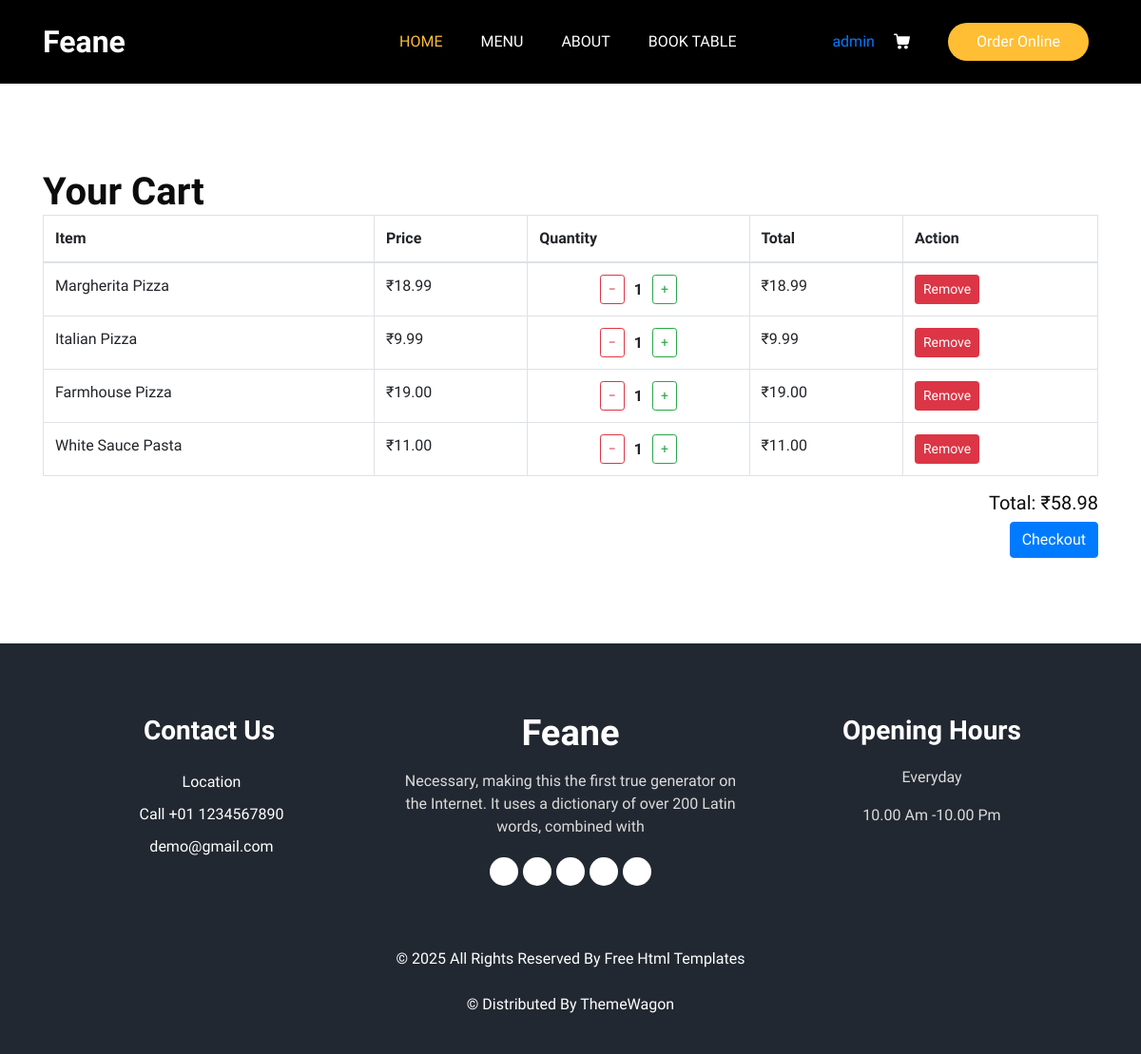
The page /cart/ (signed in) on the database as committed earlier.
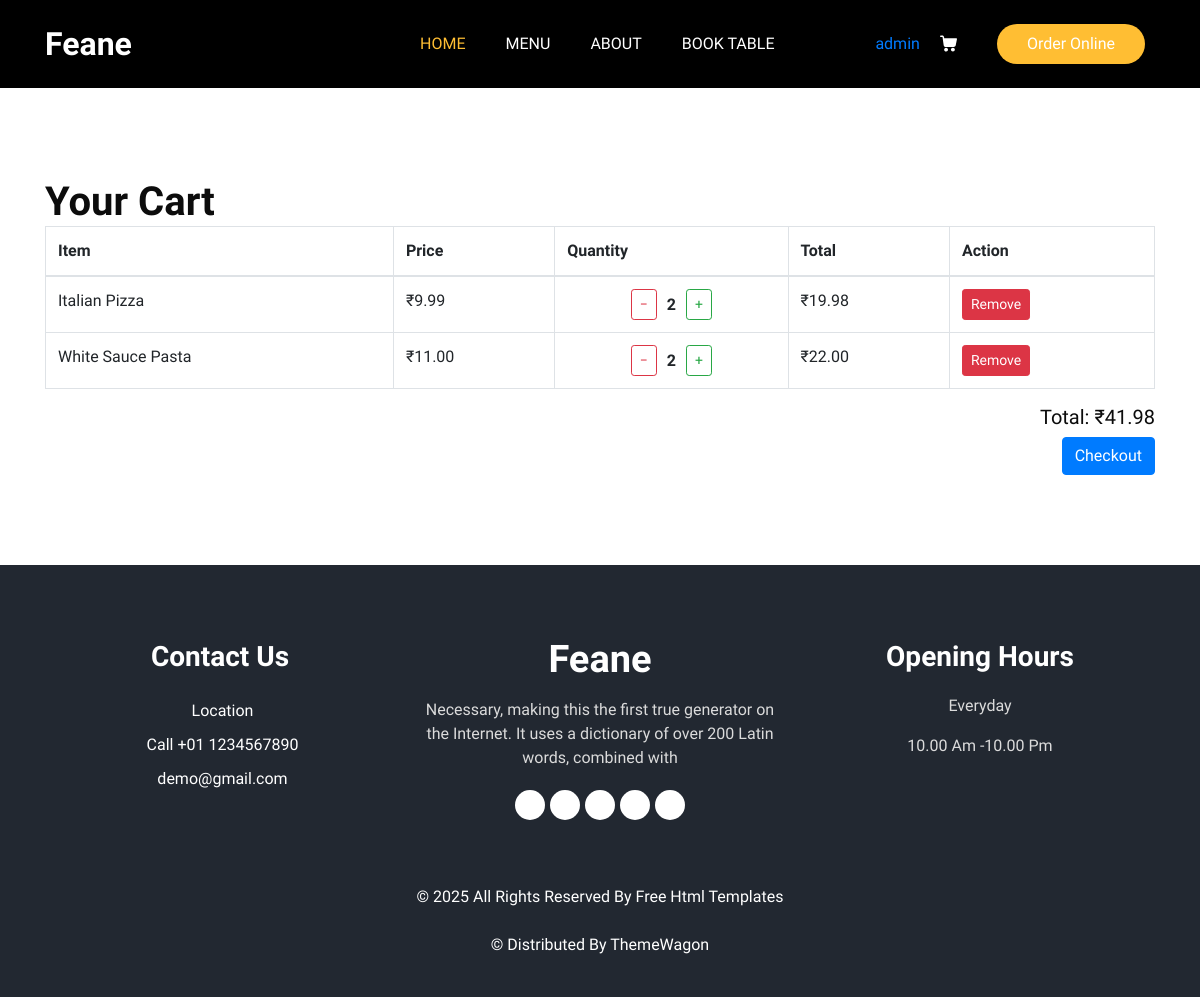
The same page on the database as committed later.
### website/models.py (models this page shows, shortened)
class CartItem(models.Model):
    cart = models.ForeignKey(
        Cart,
        on_delete=models.CASCADE,
        related_name='items'
    )
    menu_item = models.ForeignKey(
        MenuItem,
        on_delete=models.CASCADE
    )
    quantity = models.PositiveIntegerField(default=1)
    class Meta:
        unique_together = ('cart', 'menu_item')

class MenuItem(models.Model):
    category = models.ForeignKey(
        Category,
        on_delete=models.CASCADE,
        related_name='items'
    )
    title = models.CharField(max_length=200)
    description = models.TextField()
    price = models.DecimalField(max_digits=6, decimal_places=2)
    image = models.ImageField(upload_to='menu_items/')
    is_available = models.BooleanField(default=True)

### website/views.py (the view)
# urls.py: path('cart/', views.cart_view, name='cart'),
@login_required
def cart_view(request):
    cart, created = Cart.objects.get_or_create(user=request.user)
    cart_items = cart.items.all()
    for item in cart_items:
        item.total = item.menu_item.price * item.quantity  # add a temporary attribute
    total_price = sum(item.total for item in cart_items)
    context = {
        'cart_items': cart_items,
        'total_price': total_price
    }
    return render(request, 'website/cart.html', context)

### website/templates/website/cart.html (shortened to what this page needs)
{% load static %}
<!DOCTYPE html>
<html>
  <head>
    <link rel="stylesheet" href="{% static 'css/bootstrap.css' %}" />
    <link rel="stylesheet" href="{% static 'css/style.css' %}" />
  </head>
  <body>
    {% include 'website/header.html' %}
    <section class="cart_section layout_padding">
      <div class="container">
        <div class="heading_container">
          <h2>Your Cart</h2>
        </div>
        {% if cart_items %}
        <div class="table-responsive">
          <table class="table table-bordered">
            <thead>
              <tr>
                <th>Item</th>
                <th>Price</th>
                <th>Quantity</th>
                <th>Total</th>
                <th>Action</th>
              </tr>
            </thead>
            <tbody>
              {% for item in cart_items %}
              <tr>
                <td>{{ item.menu_item.title }}</td>
                <td>₹{{ item.menu_item.price }}</td>
                <td>
                  <div
                    style="
                      display: flex;
                      align-items: center;
                      gap: 10px;
                      justify-content: center;
                    "
                  >
                    <a
                      href="{% url 'decrease_quantity' item.id %}"
                      class="btn btn-sm btn-outline-danger"
                      >−</a
                    >
                    <strong>{{ item.quantity }}</strong>
                    <a
                      href="{% url 'increase_quantity' item.id %}"
                      class="btn btn-sm btn-outline-success"
                      >+</a
                    >
                  </div>
                </td>
                <td>₹{{ item.total }}</td>
                <td>
                  <a
                    href="{% url 'remove_from_cart' item.id %}"
                    class="btn btn-sm btn-danger"
                  >
                    Remove
                  </a>
                </td>
              </tr>
              {% endfor %}
            </tbody>
          </table>
        </div>
        <div class="cart_total text-right">
          <h5>Total: ₹{{ total_price }}</h5>
          <a href="{% url 'checkout' %}" class="btn btn-primary">Checkout</a>
        </div>
        {% else %}
        <p>Your cart is empty.</p>
        {% endif %}
      </div>
    </section>
    {% include 'website/footer.html' %}
  </body>
</html>

### website/templates/website/header.html (shortened to what this page needs)
{% load static %}
<header class="header_section">
  <div class="container">
    <nav class="navbar navbar-expand-lg custom_nav-container ">
      <a class="navbar-brand" href="{% url 'home' %}">
        <span>
          Feane
        </span>
      </a>
      <div class="collapse navbar-collapse" id="navbarSupportedContent">
        <ul class="navbar-nav  mx-auto ">
          <li class="nav-item active">
            <a class="nav-link" href="{% url 'home' %}">Home <span class="sr-only">(current)</span></a>
          </li>
          <li class="nav-item">
            <a class="nav-link" href="{% url 'menu' %}">Menu</a>
          </li>
          <li class="nav-item">
            <a class="nav-link" href="{% url 'about' %}">About</a>
          </li>
          <li class="nav-item">
            <a class="nav-link" href="{% url 'book' %}">Book Table</a>
          </li>
        </ul>
        <div class="user_option">
          {% if user.is_authenticated %}
            <a href="{% url 'profile' %}">
               {{ user.username }}
            </a>
          {% else %}
            <a href="{% url 'login' %}">
              <i class="fa fa-user"></i>
            </a>
          {% endif %}
         <a class="cart_link" href="{% url 'cart' %}">
</a>
          <a href="" class="order_online">
            Order Online
          </a>
        </div>
      </div>
    </nav>
  </div>
</header>

### website/templates/website/footer.html (shortened to what this page needs)
{% load static %}
<footer class="footer_section">
  <div class="container">
    <div class="row">
      <div class="col-md-4 footer-col">
        <div class="footer_contact">
          <h4>
            Contact Us
          </h4>
          <div class="contact_link_box">
            <a href="">
              <span>
                Location
              </span>
            </a>
            <a href="">
              <span>
                Call +01 1234567890
              </span>
            </a>
            <a href="">
              <span>
                demo@gmail.com
              </span>
            </a>
          </div>
        </div>
      </div>
      <div class="col-md-4 footer-col">
        <div class="footer_detail">
          <a href="" class="footer-logo">
            Feane
          </a>
          <p>
            Necessary, making this the first true generator on the Internet. It uses a dictionary of over 200 Latin words, combined with
          </p>
          <div class="footer_social">
            <a href="">
            </a>
            <a href="">
            </a>
            <a href="">
            </a>
            <a href="">
            </a>
            <a href="">
            </a>
          </div>
        </div>
      </div>
      <div class="col-md-4 footer-col">
        <h4>
          Opening Hours
        </h4>
        <p>
          Everyday
        </p>
        <p>
          10.00 Am -10.00 Pm
        </p>
      </div>
    </div>
    <div class="footer-info">
      <p>
        &copy; <span id="displayYear"></span> All Rights Reserved By
        <a href="https://html.design/">Free Html Templates</a><br><br>
        &copy;  Distributed By
        <a href="https://themewagon.com/" target="_blank">ThemeWagon</a>
      </p>
    </div>
  </div>
</footer>

### static/css/style.css (style rules this page uses)
body { font-family: "Open Sans", sans-serif; color: #0c0c0c; background-color: #ffffff; overflow-x: hidden; }
.layout_padding { padding: 90px 0; }
h1, h2 { font-family: 'Dancing Script', cursive; }
.heading_container { display: -webkit-box; display: -ms-flexbox; display: flex; -webkit-box-orient: vertical; -webkit-box-direction: normal; -ms-flex-direction: column; flex-direction: column; -webkit-box-align: start; -ms-flex-align: start; align-items: flex-start; }
.heading_container h2 { position: relative; margin-bottom: 0; font-size: 2.5rem; font-weight: bold; }
a, a:hover, a:focus { text-decoration: none; }
.btn, .btn:focus { outline: none !important; -webkit-box-shadow: none; box-shadow: none; }
.header_section { padding: 15px 0; background-color: #000000; }
.navbar-brand { font-family: 'Dancing Script', cursive; }
.navbar-brand span { font-weight: bold; font-size: 32px; color: #ffffff; }
.custom_nav-container { padding: 0; }
.custom_nav-container .navbar-nav { padding-left: 18%; }
.custom_nav-container .navbar-nav .nav-item .nav-link { padding: 5px 20px; color: #ffffff; text-align: center; text-transform: uppercase; border-radius: 5px; -webkit-transition: all 0.3s; transition: all 0.3s; }
.custom_nav-container .navbar-nav .nav-item:hover .nav-link, .custom_nav-container .navbar-nav .nav-item.active .nav-link { color: #ffbe33; }
.user_option { display: -webkit-box; display: -ms-flexbox; display: flex; -webkit-box-align: center; -ms-flex-align: center; align-items: center; }
.user_option a { margin: 0 10px; }
.user_option .cart_link { display: -webkit-box; display: -ms-flexbox; display: flex; -webkit-box-pack: center; -ms-flex-pack: center; justify-content: center; -webkit-box-align: center; -ms-flex-align: center; align-items: center; }
.user_option .cart_link svg { width: 17px; height: auto; fill: #ffffff; margin-bottom: 2px; }
.user_option .order_online { display: inline-block; padding: 8px 30px; background-color: #ffbe33; color: #ffffff; border-radius: 45px; -webkit-transition: all 0.3s; transition: all 0.3s; border: none; }
.footer_section { background-color: #222831; color: #ffffff; padding: 75px 0 40px 0; text-align: center; }
.footer_section h4 { font-size: 28px; }
.footer_section h4, .footer_section .footer-logo { font-weight: 600; margin-bottom: 20px; font-family: 'Dancing Script', cursive; }
.footer_section p { color: #dbdbdb; }
.footer_section .footer-col { margin-bottom: 30px; }
.footer_section .footer_contact .contact_link_box { display: -webkit-box; display: -ms-flexbox; display: flex; -webkit-box-orient: vertical; -webkit-box-direction: normal; -ms-flex-direction: column; flex-direction: column; }
.footer_section .footer_contact .contact_link_box a { margin: 5px 0; color: #ffffff; }
.footer_section .footer-logo { display: block; font-weight: bold; font-size: 38px; line-height: 1; color: #ffffff; }
.footer_section .footer_social { display: -webkit-box; display: -ms-flexbox; display: flex; -webkit-box-pack: center; -ms-flex-pack: center; justify-content: center; margin-top: 20px; margin-bottom: 10px; }
.footer_section .footer_social a { display: -webkit-box; display: -ms-flexbox; display: flex; -webkit-box-pack: center; -ms-flex-pack: center; justify-content: center; -webkit-box-align: center; -ms-flex-align: center; align-items: center; color: #222831; width: 30px; height: 30px; border-radius: 100%; background-color: #ffffff; border-radius: 100%; margin: 0 2.5px; font-size: 18px; }
.footer_section .footer-info { text-align: center; margin-top: 25px; }
.footer_section .footer-info p { color: #ffffff; margin: 0; }
.footer_section .footer-info p a { color: inherit; }

Rows that differ between the two databases and show on the page:
removed CartItem: menu_item "Margherita Pizza", menu_item.price "18.99", quantity "1", total "18.99"
removed CartItem: menu_item "Farmhouse Pizza", menu_item.price "19.00", quantity "1", total "19.00"
changed CartItem "Italian Pizza": quantity "1" → "2"; total "9.99" → "19.98"
changed CartItem "White Sauce Pasta": quantity "1" → "2"; total "11.00" → "22.00"
Other text that changed with them:
{{ total_price }}: "58.98" → "41.98"
